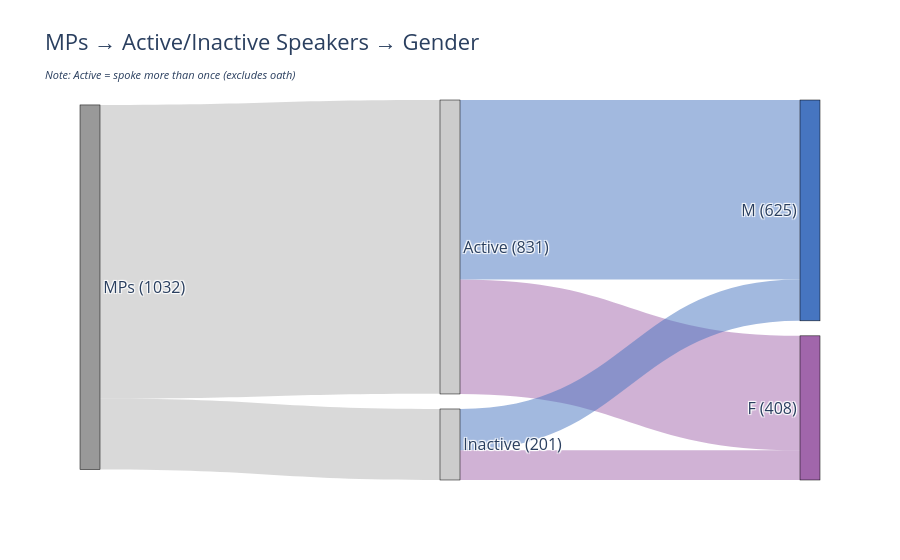

Notebook code cell kept with this figure:
### Code cell
import pandas as pd
import plotly.graph_objects as go

# Load the data
df_freq = pd.read_csv("frequent_speakers.csv")

# Classify as active/inactive (more than 1 speech = active)
df_freq["freq_status"] = df_freq["n_interventions"].apply(lambda x: "Active" if x > 1 else "Inactive")

# Count MPs per group
summary = df_freq.groupby(["freq_status", "gender"])["speaker_id"].nunique().reset_index(name="n_mps")

# Totals
total_mps = df_freq["speaker_id"].nunique()
total_f = df_freq[df_freq["gender"] == "F"]["speaker_id"].nunique()
total_m = df_freq[df_freq["gender"] == "M"]["speaker_id"].nunique()

active_count = df_freq[df_freq["freq_status"] == "Active"]["speaker_id"].nunique()
inactive_count = df_freq[df_freq["freq_status"] == "Inactive"]["speaker_id"].nunique()

# Update node labels
node_labels = [
    f"MPs ({total_mps})",        # 0
    f"Active ({active_count})",  # 1
    f"Inactive ({inactive_count})",  # 2
    f"F ({total_f})",            # 3
    f"M ({total_m})"             # 4
]

# Internal reference map
label_keys = ["MPs", "Active", "Inactive", "F", "M"]
label_to_idx = {k: i for i, k in enumerate(label_keys)}

# Build links
links = {
    "source": [],
    "target": [],
    "value": [],
    "color": []
}

# MPs → Frequency layer
for status in ["Active", "Inactive"]:
    count = df_freq[df_freq["freq_status"] == status]["speaker_id"].nunique()
    links["source"].append(label_to_idx["MPs"])
    links["target"].append(label_to_idx[status])
    links["value"].append(count)
    links["color"].append("rgba(160,160,160,0.4)")

# Frequency → Gender layer
for _, row in summary.iterrows():
    status = "Active" if row["freq_status"] == "Active" else "Inactive"
    gender = row["gender"]
    val = row["n_mps"]
    color = "rgba(161,102,171,0.5)" if gender == "F" else "rgba(70,117,192,0.5)"
    links["source"].append(label_to_idx[status])
    links["target"].append(label_to_idx[gender])
    links["value"].append(val)
    links["color"].append(color)

# Plot
fig = go.Figure(go.Sankey(
    arrangement="snap",
    node=dict(
        pad=15,
        thickness=20,
        line=dict(color="black", width=0.5),
        label=node_labels,
        color=["#999999", "#CCCCCC", "#CCCCCC", "#A166AB", "#4675C0"]
    ),
    link=dict(
        source=links["source"],
        target=links["target"],
        value=links["value"],
        color=links["color"]
    )
))

fig.update_layout(
    title_text="MPs → Active/Inactive Speakers → Gender<br><span style='font-size:11px'><i>Note: Active = spoke more than once (excludes oath)</i></span>",
    font_size=16,
    height=650
)
fig.show()

### Figure 1 — Plotly figure (JSON) as saved in the notebook; plotly's stock layout.template omitted (floating-point values rounded to 4 significant figures)
{"data": [{"arrangement": "snap", "link": {"color": ["rgba(160,160,160,0.4)", "rgba(160,160,160,0.4)", "rgba(161,102,171,0.5)", "rgba(70,117,192,0.5)", "rgba(161,102,171,0.5)", "rgba(70,117,192,0.5)"], "source": [0, 0, 1, 1, 2, 2], "target": [1, 2, 3, 4, 3, 4], "value": [831, 201, 324, 508, 84, 117]}, "node": {"color": ["#999999", "#CCCCCC", "#CCCCCC", "#A166AB", "#4675C0"], "label": ["MPs (1032)", "Active (831)", "Inactive (201)", "F (408)", "M (625)"], "line": {"color": "black", "width": 0.5}, "pad": 15, "thickness": 20}, "type": "sankey"}], "layout": {"autosize": true, "font": {"size": 16}, "title": {"text": "MPs → Active/Inactive Speakers → Gender<br><span style='font-size:11px'><i>Note: Active = spoke more than once (excludes oath)</i></span>"}}}
